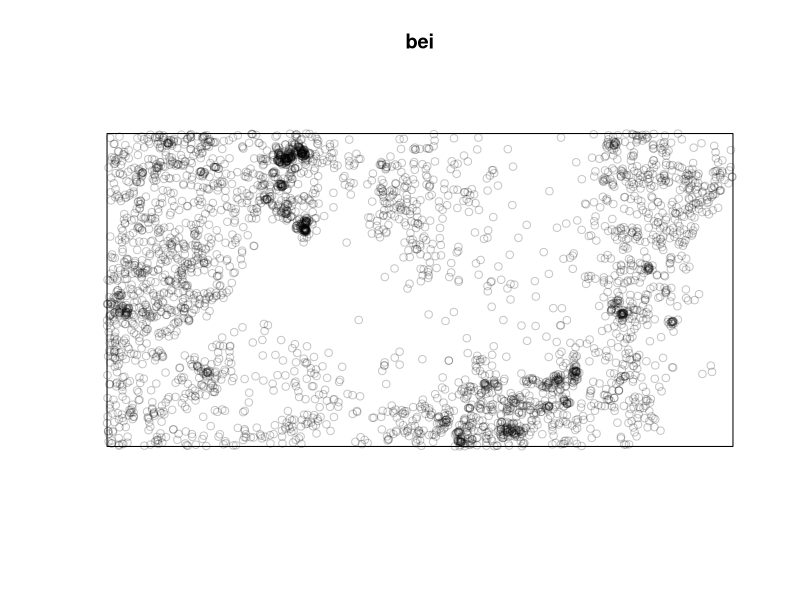
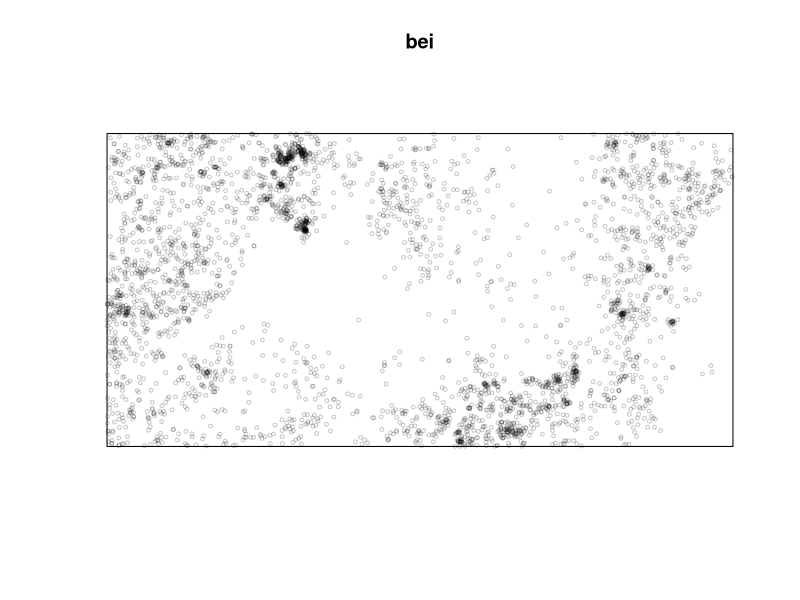
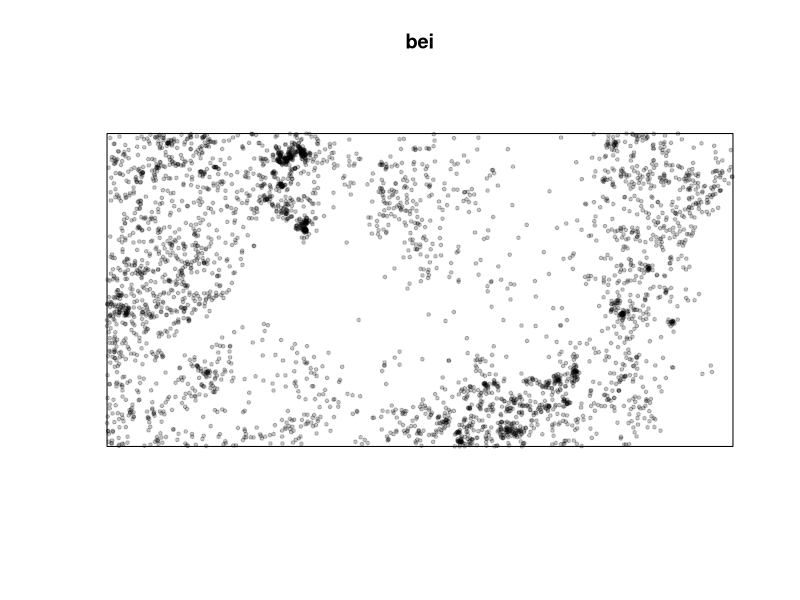
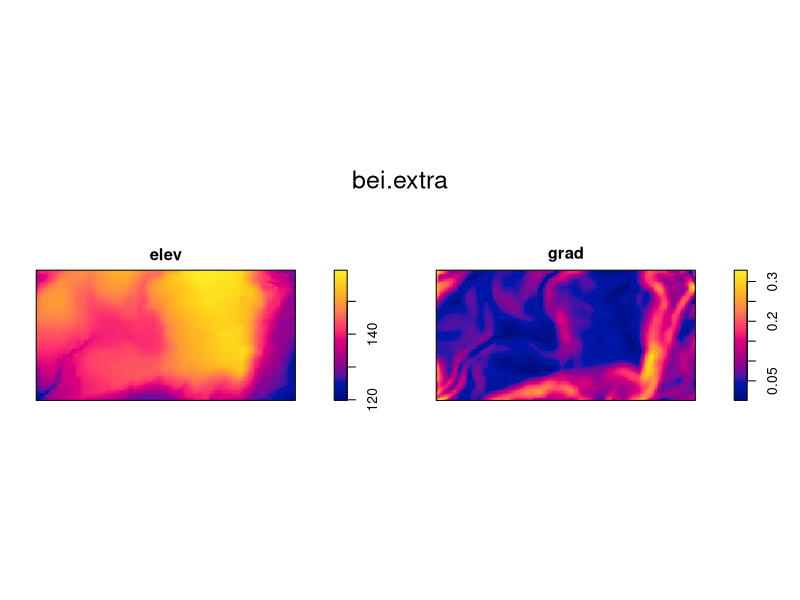
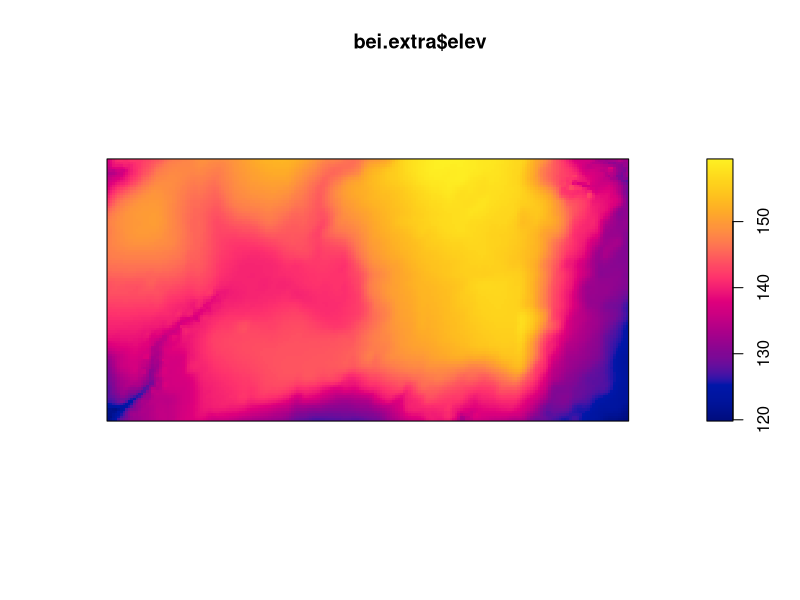
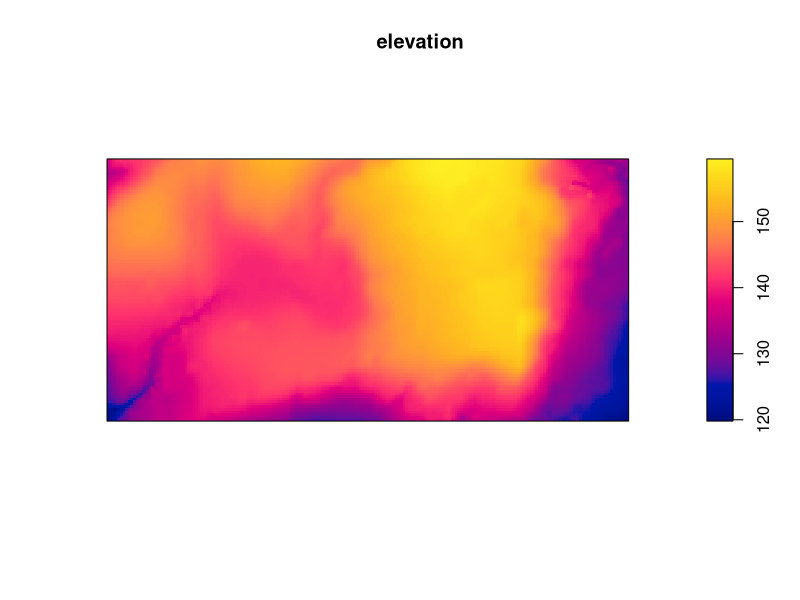
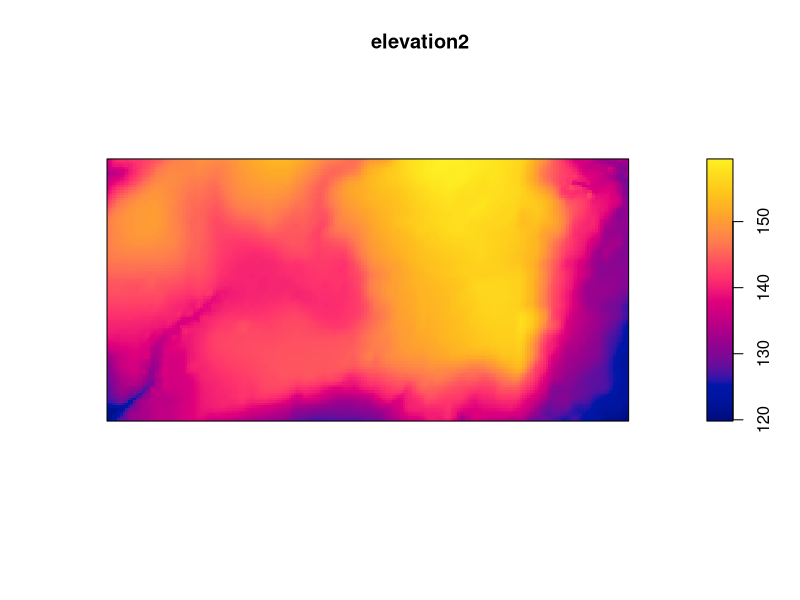

These charts were generated, in order, by the following R code:
# codes related to population ecology

# a package is needed for point pattern analysis
install.packages("spatstat")
library("spatstat")

# let's use bei data:
#data description:
# آدرس اينترنتي پکیج

bei

#plotting the data
plot(bei)

#changing dimension - cex
plot(bei, cex= .5)

#changing the symbol - pch
plot(bei, cex= .5, pch=19)

#additional datasets
plot(bei.extra)

#let's use only part of the dataset: elev
plot(bei.extra$elev)
elevation <- bei.extra$elev

plot(elevation)

# second method to select element
elevation2 <- bei.extra[[1]]
plot(elevation2)
